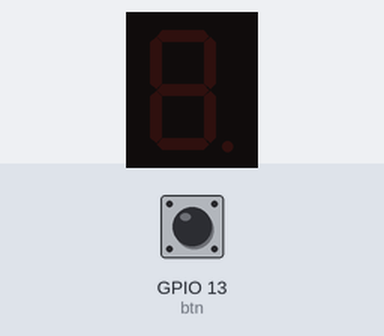
Bench run of a program on a simulated Raspberry Pi (BCM pin numbers). Shown: 1-digit seven-segment display. The inputs (shaded band) are chosen by the test bench; at power-on: GPIO 13 (btn) LOW. The segment pins are drawn as the display they are named for.

Above: at 1.2 s.
1.3 s: GPIO 13 (btn) pulled HIGH for 1 s
At 3.2 s:
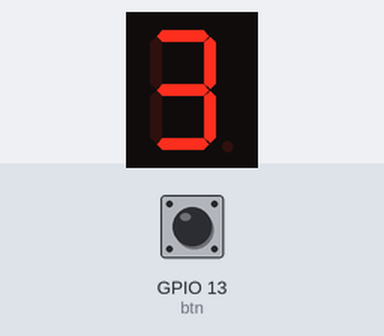
3.8 s: GPIO 13 (btn) pulled HIGH for 0.15 s
At 4.1 s:
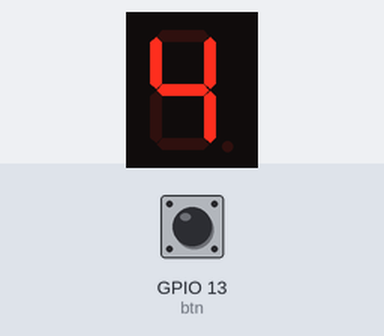
5.4 s: GPIO 13 (btn) pulled HIGH for 0.15 s
At 6.1 s:
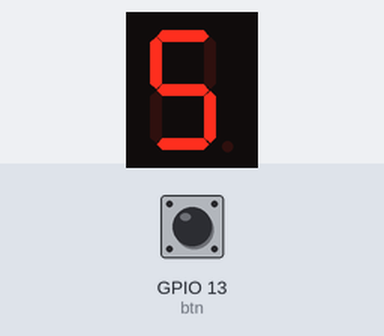
7.0 s: GPIO 13 (btn) pulled HIGH for 1 s
At 8.7 s:
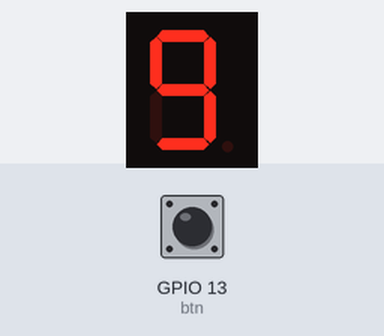
Timing chart, 0 to 10.2 s (numbered marks = the images above; inputs shaded):
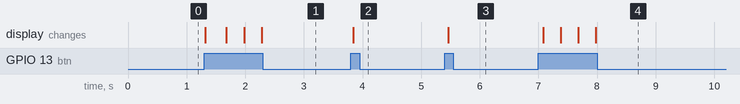

Measured:
- after the input at 1.3 s, the display: first changes at once (image 1 shows a later state)
- after the input at 3.8 s, the display: changes at once (image 2)
- after the input at 5.4 s, the display: changes after 0.06 s (image 3)
- after the input at 7.0 s, the display: first changes after 0.08 s (image 4 shows a later state)

The program:

min.py
```python
import RPi.GPIO as GPIO
import time
btn = 13
Gpio_Pin_Num = [20,21,22,23,24,25,26]
Seven_Seg_Num = ((1,1,1,1,1,1,0), #0
                (0,1,1,0,0,0,0), #1
                (1,1,0,1,1,0,1), #2
                (1,1,1,1,0,0,1), #3
                (0,1,1,0,0,1,1), #4
                (1,0,1,1,0,1,1), #5
                (1,0,1,1,1,1,1), #6
                (1,1,1,0,0,0,0), #7
                (1,1,1,1,1,1,1), #8
                (1,1,1,1,0,1,1)) #9
GPIO.setmode(GPIO.BCM)
GPIO.setup(Gpio_Pin_Num[0],GPIO.OUT)
GPIO.setup(Gpio_Pin_Num[1],GPIO.OUT)
GPIO.setup(Gpio_Pin_Num[2],GPIO.OUT)
GPIO.setup(Gpio_Pin_Num[3],GPIO.OUT)
GPIO.setup(Gpio_Pin_Num[4],GPIO.OUT)
GPIO.setup(Gpio_Pin_Num[5],GPIO.OUT)
GPIO.setup(Gpio_Pin_Num[6],GPIO.OUT)
GPIO.setup(btn, GPIO.IN)
i = 0
while True:
  Value = GPIO.input(btn)
  if Value == True:
    #for i in range(10):
    GPIO.output(Gpio_Pin_Num[0],Seven_Seg_Num[i][0])
    GPIO.output(Gpio_Pin_Num[1],Seven_Seg_Num[i][1])
    GPIO.output(Gpio_Pin_Num[2],Seven_Seg_Num[i][2])
    GPIO.output(Gpio_Pin_Num[3],Seven_Seg_Num[i][3])
    GPIO.output(Gpio_Pin_Num[4],Seven_Seg_Num[i][4])
    GPIO.output(Gpio_Pin_Num[5],Seven_Seg_Num[i][5])
    GPIO.output(Gpio_Pin_Num[6],Seven_Seg_Num[i][6])
    if i != 9:
      i = i+1
    else:
     i = 0
    time.sleep(0.3)
GPIO.cleanup()
```
